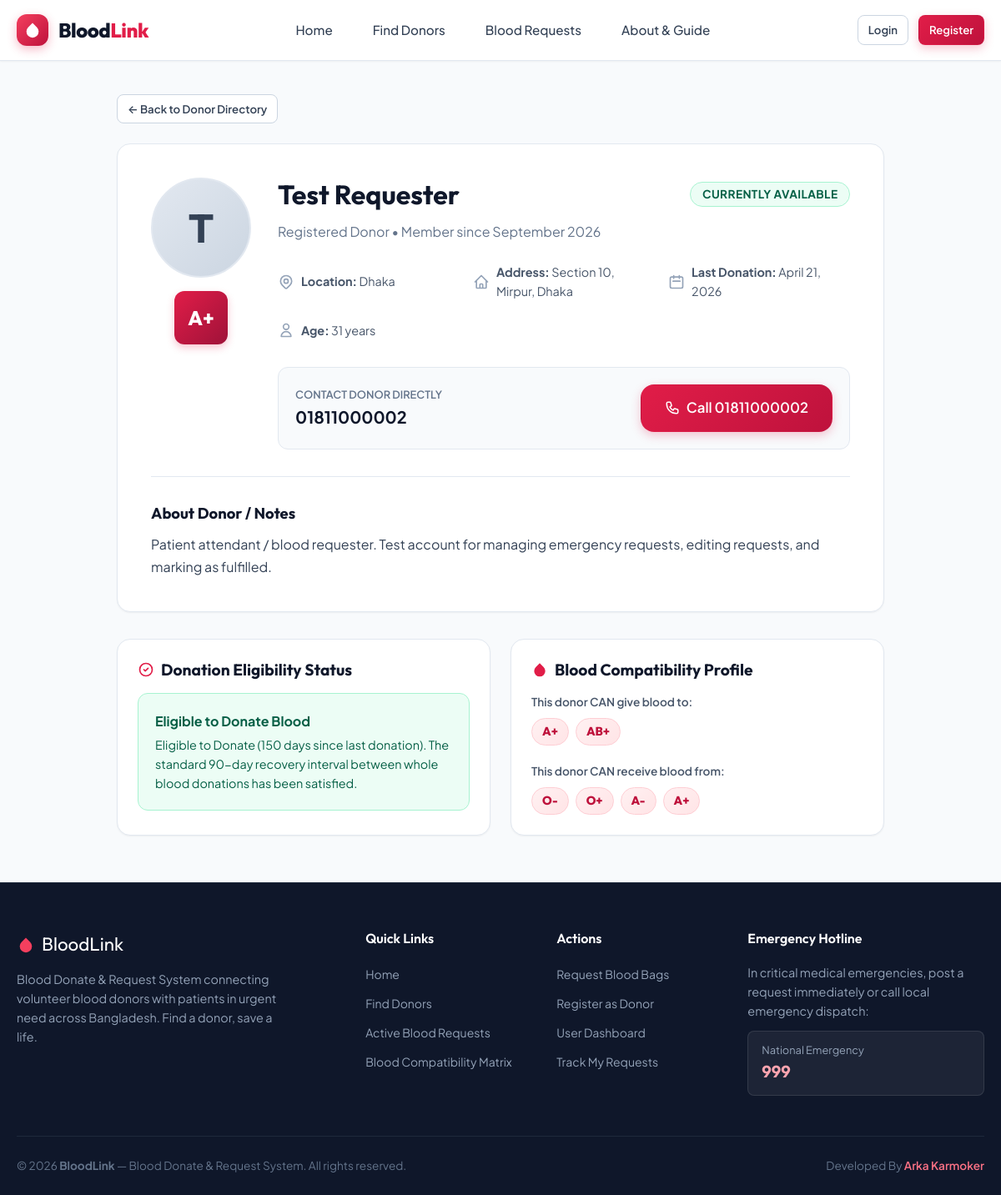
The page /donors/207/ on the database its author committed.
### blood_app/models.py (models this page shows, shortened)
class DonorProfile(models.Model):
    user = models.OneToOneField(User, on_delete=models.CASCADE, related_name='donor_profile')
    phone = models.CharField(max_length=20)
    blood_group = models.CharField(max_length=5, choices=BLOOD_GROUP_CHOICES)
    location = models.CharField(max_length=100, help_text="City, District, or Area (e.g., Dhaka, Tangail, Chittagong)")
    address = models.CharField(max_length=255, blank=True, help_text="Detailed address or preferred donation zone")
    date_of_birth = models.DateField(null=True, blank=True)
    profile_picture = models.ImageField(upload_to='donors/', blank=True, null=True)
    last_donation_date = models.DateField(null=True, blank=True)
    is_available = models.BooleanField(default=True, verbose_name="Available for Donation")
    description = models.TextField(blank=True, help_text="Short bio, experience, or donor notes")
    created_at = models.DateTimeField(auto_now_add=True)
    updated_at = models.DateTimeField(auto_now=True)
    class Meta:
        ordering = ['-is_available', '-updated_at']
        verbose_name = 'Donor Profile'
        verbose_name_plural = 'Donor Profiles'
    @property
    def display_name(self):
        full_name = self.user.get_full_name()
        return full_name if full_name else self.user.username
    @property
    def eligibility(self):
        return get_donor_eligibility(self.last_donation_date)
    @property
    def can_donate_to(self):
        return DONATE_COMPATIBILITY.get(self.blood_group, [])
    @property
    def can_receive_from(self):
        return RECEIVE_COMPATIBILITY.get(self.blood_group, [])
    @property
    def age(self):
        if self.date_of_birth:
            today = date.today()
            return today.year - self.date_of_birth.year - (
                (today.month, today.day) < (self.date_of_birth.month, self.date_of_birth.day)
            )
        return None

### blood_app/views.py (the view)
# urls.py: path('donors/<int:pk>/', views.donor_detail_view, name='donor_detail'),
def donor_detail_view(request, pk):
    donor = get_object_or_404(DonorProfile.objects.select_related('user'), pk=pk)
    context = {
        'donor': donor,
        'can_donate_to': donor.can_donate_to,
        'can_receive_from': donor.can_receive_from,
        'eligibility': donor.eligibility,
        'is_owner': request.user.is_authenticated and request.user == donor.user,
    }
    return render(request, 'blood_app/donor_detail.html', context)

### blood_app/utils.py (called while the page is built, shortened)
def get_donor_eligibility(last_donation_date: date | None) -> dict:
    today = date.today()
    days_since = (today - last_donation_date).days
    cooldown_days = 90
    if days_since >= cooldown_days:
        return {
            'is_eligible': True,
            'days_since': days_since,
            'days_remaining': 0,
            'status_text': f'Eligible to Donate ({days_since} days since last donation)',
        }

### templates/blood_app/donor_detail.html (shortened to what this page needs)
{% extends 'base.html' %}
{% load static %}
{% block content %}
<div class="container" style="padding-top: 2.5rem; max-width: 960px;">
  <div style="display: flex; justify-content: space-between; align-items: center; margin-bottom: 1.5rem; flex-wrap: wrap; gap: 1rem;">
    <a href="{% url 'blood_app:donor_list' %}" class="btn btn-secondary btn-sm">
      &larr; Back to Donor Directory
    </a>
  </div>
  <div class="card" style="margin-bottom: 2rem;">
    <div class="card-body" style="padding: 2.5rem;">
      <div style="display: flex; gap: 2rem; align-items: flex-start; flex-wrap: wrap;">
        <div style="text-align: center;">
          {% if donor.profile_picture %}
            <img src="{{ donor.profile_picture.url }}" alt="{{ donor.display_name }}" style="width: 120px; height: 120px; border-radius: var(--radius-full); object-fit: cover; border: 3px solid var(--primary-300); margin: 0 auto 1rem;">
          {% else %}
            <div class="donor-avatar-placeholder" style="width: 120px; height: 120px; font-size: 3rem; margin: 0 auto 1rem;">
              {{ donor.display_name|slice:":1"|upper }}
            </div>
          {% endif %}
          <div class="blood-pill-lg" style="margin: 0 auto; width: 64px; height: 64px; font-size: 1.5rem;">
            {{ donor.blood_group }}
          </div>
        </div>
        <div style="flex: 1; min-width: 280px;">
          <div style="display: flex; justify-content: space-between; align-items: center; margin-bottom: 0.75rem; flex-wrap: wrap; gap: 0.5rem;">
            <h1 style="font-size: 2rem;">{{ donor.display_name }}</h1>
            <div>
              {% if donor.is_available %}
                <span class="badge badge-available" style="font-size: 0.85rem; padding: 0.35rem 0.85rem;">Currently Available</span>
              {% else %}
                <span class="badge badge-unavailable" style="font-size: 0.85rem; padding: 0.35rem 0.85rem;">Currently Unavailable</span>
              {% endif %}
            </div>
          </div>
          <p class="text-muted" style="margin-bottom: 1.5rem;">
            Registered Donor &bull; Member since {{ donor.created_at|date:"F Y" }}
          </p>
          <div style="display: grid; grid-template-columns: repeat(auto-fit, minmax(200px, 1fr)); gap: 1rem; margin-bottom: 1.5rem;">
            <div class="info-item">
              <span><strong>Location:</strong> {{ donor.location }}</span>
            </div>
            {% if donor.address %}
              <div class="info-item">
                <svg width="20" height="20" fill="none" stroke="currentColor" stroke-width="2" viewBox="0 0 24 24">
                  <path stroke-linecap="round" stroke-linejoin="round" d="M3 12l2-2m0 0l7-7 7 7M5 10v10a1 1 0 001 1h3m10-11l2 2m-2-2v10a1 1 0 01-1 1h-3m-6 0a1 1 0 001-1v-4a1 1 0 011-1h2a1 1 0 011 1v4a1 1 0 001 1m-6 0h6"/>
                </svg>
                <span><strong>Address:</strong> {{ donor.address }}</span>
              </div>
            {% endif %}
            <div class="info-item">
              <svg width="20" height="20" fill="none" stroke="currentColor" stroke-width="2" viewBox="0 0 24 24">
                <path stroke-linecap="round" stroke-linejoin="round" d="M8 7V3m8 4V3m-9 8h10M5 21h14a2 2 0 002-2V7a2 2 0 00-2-2H5a2 2 0 00-2 2v12a2 2 0 002 2z"/>
              </svg>
              <span><strong>Last Donation:</strong> {{ donor.last_donation_date|default:"None recorded" }}</span>
            </div>
            {% if donor.age %}
              <div class="info-item">
                <svg width="20" height="20" fill="none" stroke="currentColor" stroke-width="2" viewBox="0 0 24 24">
                  <path stroke-linecap="round" stroke-linejoin="round" d="M16 7a4 4 0 11-8 0 4 4 0 018 0zM12 14a7 7 0 00-7 7h14a7 7 0 00-7-7z"/>
                </svg>
                <span><strong>Age:</strong> {{ donor.age }} years</span>
              </div>
            {% endif %}
          </div>
          <div style="background: var(--slate-50); padding: 1.25rem; border-radius: var(--radius-md); border: 1px solid var(--slate-200); display: flex; align-items: center; justify-content: space-between; flex-wrap: wrap; gap: 1rem;">
            <div>
              <div style="font-size: 0.8rem; color: var(--slate-500); text-transform: uppercase; font-weight: 600;">Contact Donor Directly</div>
              <div style="font-size: 1.25rem; font-weight: 700; color: var(--slate-900);">{{ donor.phone }}</div>
            </div>
            <a href="tel:{{ donor.phone }}" class="btn btn-primary btn-lg">
              Call {{ donor.phone }}
            </a>
          </div>
        </div>
      </div>
      {% if donor.description %}
        <hr style="margin: 2rem 0; border: none; border-top: 1px solid var(--slate-200);">
        <div>
          <h3 style="font-size: 1.15rem; margin-bottom: 0.75rem;">About Donor / Notes</h3>
          <p style="color: var(--slate-700); line-height: 1.7; white-space: pre-line;">{{ donor.description }}</p>
        </div>
      {% endif %}
    </div>
  </div>
  <div class="grid-2">
    <div class="card">
      <div class="card-body">
        <h3 style="font-size: 1.2rem; margin-bottom: 1rem; display: flex; align-items: center; gap: 0.5rem;">
          <svg width="20" height="20" fill="none" stroke="currentColor" stroke-width="2" viewBox="0 0 24 24" class="text-primary">
            <path stroke-linecap="round" stroke-linejoin="round" d="M9 12l2 2 4-4m6 2a9 9 0 11-18 0 9 9 0 0118 0z"/>
          </svg>
          Donation Eligibility Status
        </h3>
        {% if eligibility.is_eligible %}
          <div style="background: var(--success-bg); border: 1px solid var(--success-border); padding: 1.25rem; border-radius: var(--radius-md);">
            <div style="font-weight: 700; color: var(--success-text); margin-bottom: 0.25rem;">
              Eligible to Donate Blood
            </div>
            <p style="font-size: 0.9rem; color: var(--success-text);">
              {{ eligibility.status_text }}. The standard 90-day recovery interval between whole blood donations has been satisfied.
            </p>
          </div>
        {% endif %}
      </div>
    </div>
    <div class="card">
      <div class="card-body">
        <h3 style="font-size: 1.2rem; margin-bottom: 1rem; display: flex; align-items: center; gap: 0.5rem;">
          <svg width="20" height="20" fill="currentColor" viewBox="0 0 24 24" class="text-primary">
            <path d="M12 2.69l5.66 5.66a8 8 0 1 1-11.31 0z"/>
          </svg>
          Blood Compatibility Profile
        </h3>
        <div style="margin-bottom: 1.25rem;">
          <div style="font-size: 0.85rem; font-weight: 600; color: var(--slate-600); margin-bottom: 0.5rem;">
            This donor CAN give blood to:
          </div>
          <div style="display: flex; gap: 0.5rem; flex-wrap: wrap;">
            {% for group in can_donate_to %}
              <span class="blood-pill">{{ group }}</span>
            {% endfor %}
          </div>
        </div>
        <div>
          <div style="font-size: 0.85rem; font-weight: 600; color: var(--slate-600); margin-bottom: 0.5rem;">
            This donor CAN receive blood from:
          </div>
          <div style="display: flex; gap: 0.5rem; flex-wrap: wrap;">
            {% for group in can_receive_from %}
              <span class="blood-pill">{{ group }}</span>
            {% endfor %}
          </div>
        </div>
      </div>
    </div>
  </div>
</div>
{% endblock %}

### rows shown on the page
DonorProfile: display_name "T", blood_group "A+", display_name "Test Requester", created_at "September 2026", location "Dhaka", address "Section 10, Mirpur, Dhaka", last_donation_date "April 21, 2026", age "31", phone "01811000002", description "Patient attendant / blood requester. Test account for managing emergency requests, editing requests, and marking as fulfilled."

### other values the page prints
{{ eligibility.status_text }} "Eligible to Donate (150 days since last donation)"
{{ group }} "A+" "AB+"
{{ group }} "O-" "O+" "A-" "A+"
